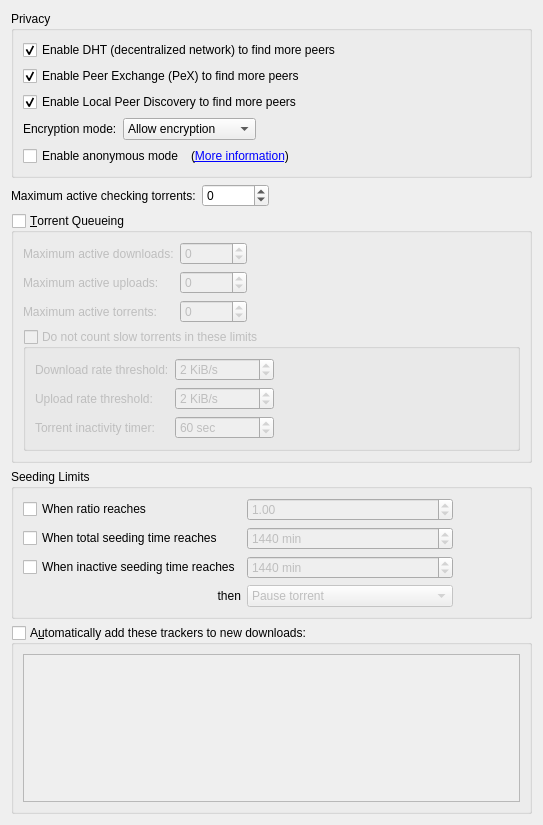
          <widget class="QWidget" name="scrollAreaWidgetContents_4">
           <property name="geometry">
            <rect>
             <x>0</x>
             <y>0</y>
             <width>543</width>
             <height>825</height>
            </rect>
           </property>
           <layout class="QVBoxLayout" name="verticalLayout_7">
            <item>
             <widget class="QGroupBox" name="AddBTFeaturesBox">
              <property name="title">
               <string>Privacy</string>
              </property>
              <layout class="QVBoxLayout" name="verticalLayout_14">
               <item>
                <widget class="QCheckBox" name="checkDHT">
                 <property name="toolTip">
                  <string>Find peers on the DHT network</string>
                 </property>
                 <property name="text">
                  <string>Enable DHT (decentralized network) to find more peers</string>
                 </property>
                 <property name="checked">
                  <bool>true</bool>
                 </property>
                </widget>
               </item>
               <item>
                <widget class="QCheckBox" name="checkPeX">
                 <property name="toolTip">
                  <string>Exchange peers with compatible Bittorrent clients (µTorrent, Vuze, ...)</string>
                 </property>
                 <property name="text">
                  <string>Enable Peer Exchange (PeX) to find more peers</string>
                 </property>
                 <property name="checked">
                  <bool>true</bool>
                 </property>
                </widget>
               </item>
               <item>
                <widget class="QCheckBox" name="checkLSD">
                 <property name="toolTip">
                  <string>Look for peers on your local network</string>
                 </property>
                 <property name="text">
                  <string>Enable Local Peer Discovery to find more peers</string>
                 </property>
                 <property name="checked">
                  <bool>true</bool>
                 </property>
                </widget>
               </item>
               <item>
                <layout class="QHBoxLayout">
                 <item>
                  <widget class="QLabel" name="lbl_encryption">
                   <property name="text">
                    <string>Encryption mode:</string>
                   </property>
                  </widget>
                 </item>
                 <item>
                  <widget class="QComboBox" name="comboEncryption">
                   <property name="toolTip">
                    <string>Allow encryption: Connect to peers regardless of setting
Require encryption: Only connect to peers with protocol encryption
Disable encryption: Only connect to peers without protocol encryption</string>
                   </property>
                   <item>
                    <property name="text">
                     <string>Allow encryption</string>
                    </property>
                   </item>
                   <item>
                    <property name="text">
                     <string>Require encryption</string>
                    </property>
                   </item>
                   <item>
                    <property name="text">
                     <string>Disable encryption</string>
                    </property>
                   </item>
                  </widget>
                 </item>
                 <item>
                  <spacer>
                   <property name="orientation">
                    <enum>Qt::Horizontal</enum>
                   </property>
                   <property name="sizeHint" stdset="0">
                    <size>
                     <width>40</width>
                     <height>20</height>
                    </size>
                   </property>
                  </spacer>
                 </item>
                </layout>
               </item>
               <item>
                <layout class="QHBoxLayout" name="horizontalLayout_6">
                 <item>
                  <widget class="QCheckBox" name="checkAnonymousMode">
                   <property name="toolTip">
                    <string>Enable when using a proxy or a VPN connection</string>
                   </property>
                   <property name="text">
                    <string>Enable anonymous mode</string>
                   </property>
                  </widget>
                 </item>
                 <item>
                  <widget class="QLabel" name="label_anonymous">
                   <property name="text">
                    <string>(&lt;a href=&quot;https://github.com/qbittorrent/qBittorrent/wiki/Anonymous-Mode&quot;&gt;More information&lt;/a&gt;)</string>
                   </property>
                   <property name="openExternalLinks">
                    <bool>true</bool>
                   </property>
                  </widget>
                 </item>
                 <item>
                  <spacer name="horizontalSpacer_14">
                   <property name="orientation">
                    <enum>Qt::Horizontal</enum>
                   </property>
                   <property name="sizeHint" stdset="0">
                    <size>
                     <width>40</width>
                     <height>20</height>
                    </size>
                   </property>
                  </spacer>
                 </item>
                </layout>
               </item>
              </layout>
             </widget>
            </item>
            <item>
             <layout class="QHBoxLayout" name="horizontalLayout_20">
              <item>
               <widget class="QLabel" name="labelMaxActiveCheckingTorrents">
                <property name="text">
                 <string>Maximum active checking torrents:</string>
                </property>
               </widget>
              </item>
              <item>
               <widget class="QSpinBox" name="spinBoxMaxActiveCheckingTorrents">
                <property name="specialValueText">
                 <string notr="true">∞</string>
                </property>
                <property name="minimum">
                 <number>-1</number>
                </property>
                <property name="maximum">
                 <number>2147483647</number>
                </property>
               </widget>
              </item>
              <item>
               <spacer name="horizontalSpacer_21">
                <property name="orientation">
                 <enum>Qt::Horizontal</enum>
                </property>
                <property name="sizeHint" stdset="0">
                 <size>
                  <width>40</width>
                  <height>20</height>
                 </size>
                </property>
               </spacer>
              </item>
             </layout>
            </item>
            <item>
             <widget class="QGroupBox" name="checkEnableQueueing">
              <property name="title">
               <string>&amp;Torrent Queueing</string>
              </property>
              <property name="checkable">
               <bool>true</bool>
              </property>
              <property name="checked">
               <bool>false</bool>
              </property>
              <layout class="QGridLayout" name="gridLayout_2">
               <item row="0" column="0">
                <widget class="QLabel" name="label_max_active_dl">
                 <property name="text">
                  <string>Maximum active downloads:</string>
                 </property>
                </widget>
               </item>
               <item row="0" column="1">
                <widget class="QSpinBox" name="spinMaxActiveDownloads">
                 <property name="specialValueText">
                  <string>∞</string>
                 </property>
                 <property name="minimum">
                  <number>-1</number>
                 </property>
                 <property name="maximum">
                  <number>2147483647</number>
                 </property>
                </widget>
               </item>
               <item row="1" column="0">
                <widget class="QLabel" name="label_max_active_up">
                 <property name="text">
                  <string>Maximum active uploads:</string>
                 </property>
                </widget>
               </item>
               <item row="1" column="1">
                <widget class="QSpinBox" name="spinMaxActiveUploads">
                 <property name="specialValueText">
                  <string>∞</string>
                 </property>
                 <property name="minimum">
                  <number>-1</number>
                 </property>
                 <property name="maximum">
                  <number>2147483647</number>
                 </property>
                </widget>
               </item>
               <item row="2" column="0">
                <widget class="QLabel" name="maxActiveTorrents_lbl">
                 <property name="text">
                  <string>Maximum active torrents:</string>
                 </property>
                </widget>
               </item>
               <item row="2" column="1">
                <widget class="QSpinBox" name="spinMaxActiveTorrents">
                 <property name="specialValueText">
                  <string>∞</string>
                 </property>
                 <property name="minimum">
                  <number>-1</number>
                 </property>
                 <property name="maximum">
                  <number>2147483647</number>
                 </property>
                </widget>
               </item>
               <item row="0" column="2">
                <spacer name="horizontalSpacer_7">
                 <property name="orientation">
                  <enum>Qt::Horizontal</enum>
                 </property>
                 <property name="sizeHint" stdset="0">
                  <size>
                   <width>40</width>
                   <height>20</height>
                  </size>
                 </property>
                </spacer>
               </item>
               <item row="3" column="0" colspan="3">
                <widget class="QGroupBox" name="checkIgnoreSlowTorrentsForQueueing">
                 <property name="title">
                  <string>Do not count slow torrents in these limits</string>
                 </property>
                 <property name="checkable">
                  <bool>true</bool>
                 </property>
                 <property name="checked">
                  <bool>false</bool>
                 </property>
                 <layout class="QGridLayout" name="gridLayout_13">
                  <item row="0" column="1">
                   <widget class="QSpinBox" name="spinDownloadRateForSlowTorrents">
                    <property name="suffix">
                     <string> KiB/s</string>
                    </property>
                    <property name="maximum">
                     <number>2000000</number>
                    </property>
                    <property name="value">
                     <number>2</number>
                    </property>
                   </widget>
                  </item>
                  <item row="1" column="1">
                   <widget class="QSpinBox" name="spinUploadRateForSlowTorrents">
                    <property name="suffix">
                     <string> KiB/s</string>
                    </property>
                    <property name="maximum">
                     <number>2000000</number>
                    </property>
                    <property name="value">
                     <number>2</number>
                    </property>
                   </widget>
                  </item>
                  <item row="1" column="0">
                   <widget class="QLabel" name="labelUploadRateForSlowTorrents">
                    <property name="text">
                     <string>Upload rate threshold:</string>
                    </property>
                   </widget>
                  </item>
                  <item row="0" column="0">
                   <widget class="QLabel" name="labelDownloadRateForSlowTorrents">
                    <property name="text">
                     <string>Download rate threshold:</string>
                    </property>
                   </widget>
                  </item>
                  <item row="0" column="2">
                   <spacer name="horizontalSpacer_9">
                    <property name="orientation">
                     <enum>Qt::Horizontal</enum>
                    </property>
                    <property name="sizeHint" stdset="0">
                     <size>
                      <width>40</width>
                      <height>20</height>
                     </size>
                    </property>
                   </spacer>
                  </item>
                  <item row="2" column="1">
                   <widget class="QSpinBox" name="spinSlowTorrentsInactivityTimer">
                    <property name="suffix">
                     <string extracomment="seconds"> sec</string>
                    </property>
                    <property name="minimum">
                     <number>1</number>
                    </property>
                    <property name="maximum">
                     <number>999999</number>
                    </property>
                    <property name="value">
                     <number>60</number>
                    </property>
                   </widget>
                  </item>
                  <item row="2" column="0">
                   <widget class="QLabel" name="labelSlowTorrentInactivityTimer">
                    <property name="text">
                     <string>Torrent inactivity timer:</string>
                    </property>
                   </widget>
                  </item>
                 </layout>
                </widget>
               </item>
              </layout>
             </widget>
            </item>
            <item>
             <widget class="QGroupBox" name="seedingLimitsBox">
              <property name="title">
               <string>Seeding Limits</string>
              </property>
              <layout class="QGridLayout" name="gridLayout_15">
               <item row="0" column="0">
                <widget class="QCheckBox" name="checkMaxRatio">
                 <property name="text">
                  <string>When ratio reaches</string>
                 </property>
                </widget>
               </item>
               <item row="0" column="1">
                <widget class="QDoubleSpinBox" name="spinMaxRatio">
                 <property name="enabled">
                  <bool>false</bool>
                 </property>
                 <property name="maximum">
                  <double>9998.000000000000000</double>
                 </property>
                 <property name="singleStep">
                  <double>0.050000000000000</double>
                 </property>
                 <property name="value">
                  <double>1.000000000000000</double>
                 </property>
                </widget>
               </item>
               <item row="0" column="2">
                <spacer name="horizontalSpacer_2">
                 <property name="orientation">
                  <enum>Qt::Horizontal</enum>
                 </property>
                 <property name="sizeHint" stdset="0">
                  <size>
                   <width>40</width>
                   <height>20</height>
                  </size>
                 </property>
                </spacer>
               </item>
               <item row="1" column="0">
                <widget class="QCheckBox" name="checkMaxSeedingMinutes">
                 <property name="text">
                  <string>When total seeding time reaches</string>
                 </property>
                </widget>
               </item>
               <item row="1" column="1">
                <widget class="QSpinBox" name="spinMaxSeedingMinutes">
                 <property name="enabled">
                  <bool>false</bool>
                 </property>
                 <property name="suffix">
                  <string extracomment="minutes"> min</string>
                 </property>
                 <property name="maximum">
                  <number>9999999</number>
                 </property>
                 <property name="value">
                  <number>1440</number>
                 </property>
                </widget>
               </item>
               <item row="2" column="0">
                <widget class="QCheckBox" name="checkMaxInactiveSeedingMinutes">
                 <property name="text">
                  <string>When inactive seeding time reaches</string>
                 </property>
                </widget>
               </item>
               <item row="2" column="1">
                <widget class="QSpinBox" name="spinMaxInactiveSeedingMinutes">
                 <property name="enabled">
                  <bool>false</bool>
                 </property>
                 <property name="suffix">
                  <string extracomment="minutes"> min</string>
                 </property>
                 <property name="maximum">
                  <number>9999999</number>
                 </property>
                 <property name="value">
                  <number>1440</number>
                 </property>
                </widget>
               </item>
               <item row="3" column="0">
                <widget class="QLabel" name="label">
                 <property name="text">
                  <string>then</string>
                 </property>
                 <property name="alignment">
                  <set>Qt::AlignRight|Qt::AlignTrailing|Qt::AlignVCenter</set>
                 </property>
                </widget>
               </item>
               <item row="3" column="1">
                <widget class="QComboBox" name="comboRatioLimitAct">
                 <property name="enabled">
                  <bool>false</bool>
                 </property>
                 <item>
                  <property name="text">
                   <string>Pause torrent</string>
                  </property>
                 </item>
                 <item>
                  <property name="text">
                   <string>Remove torrent</string>
                  </property>
                 </item>
                 <item>
                  <property name="text">
                   <string>Remove torrent and its files</string>
                  </property>
                 </item>
                 <item>
                  <property name="text">
                   <string>Enable super seeding for torrent</string>
                  </property>
                 </item>
                </widget>
               </item>
              </layout>
             </widget>
            </item>
            <item>
             <widget class="QGroupBox" name="checkEnableAddTrackers">
              <property name="title">
               <string>A&amp;utomatically add these trackers to new downloads:</string>
              </property>
              <property name="checkable">
               <bool>true</bool>
              </property>
              <property name="checked">
               <bool>false</bool>
              </property>
              <layout class="QGridLayout" name="gridLayout_16">
               <item row="0" column="0">
                <widget class="QPlainTextEdit" name="textTrackers"/>
               </item>
              </layout>
             </widget>
            </item>
            <item>
             <spacer name="verticalSpacer_8">
              <property name="orientation">
               <enum>Qt::Vertical</enum>
              </property>
              <property name="sizeHint" stdset="0">
               <size>
                <width>20</width>
                <height>40</height>
               </size>
              </property>
             </spacer>
            </item>
           </layout>
          </widget>
